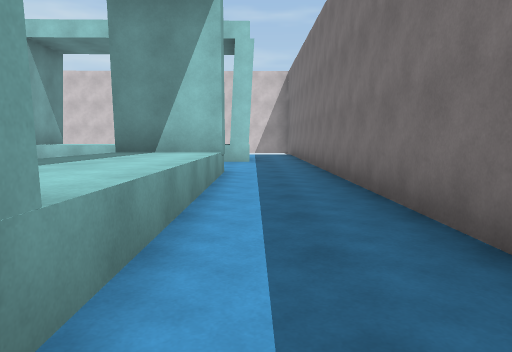
view 1 (above)

17 first-person views from a walk through a 3-D level made in the Unity game engine. The camera is 1.3 m above the floor, tilts 6° down and sees 70° across. The floor is counted in squares, 2 m on a side. Each view is taken from the middle of a square. On the plan, view 1 faces up. The plan holds only what a view shows up to about 11 squares ahead; the rest is blank. Some animated figures are not drawn.

view 2
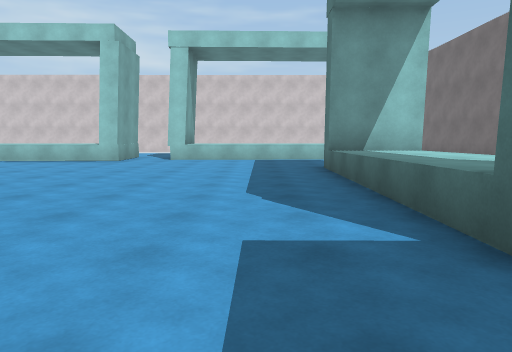

view 3
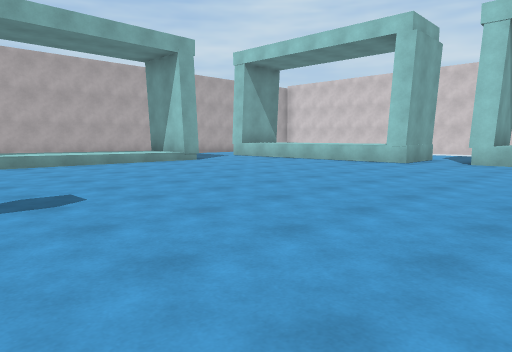

view 4
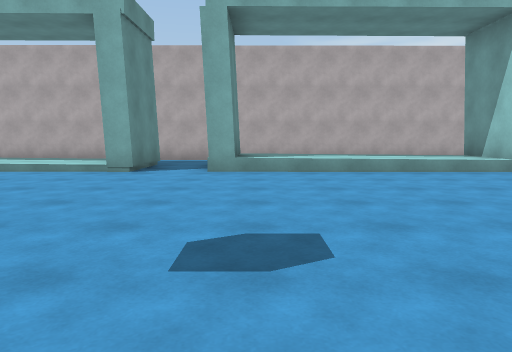

view 5
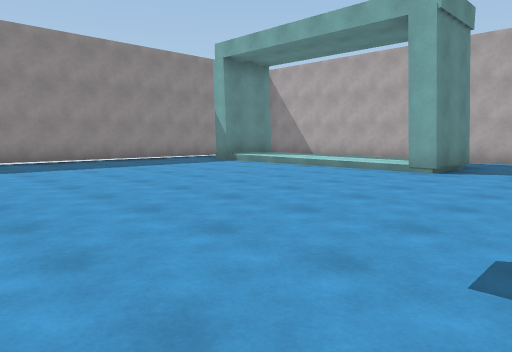

view 6
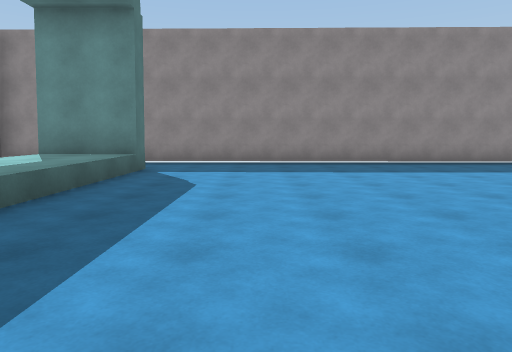

view 7
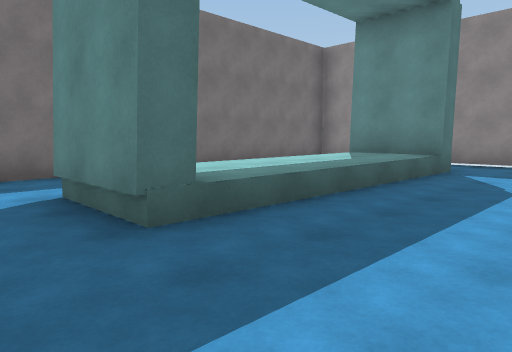

view 8
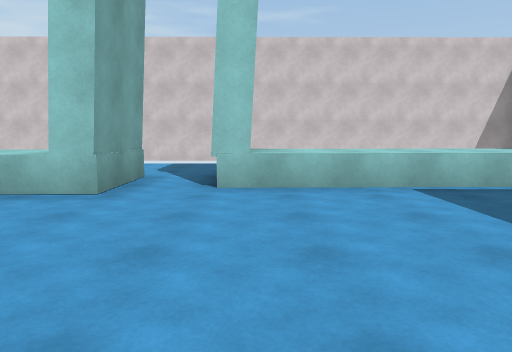

view 9
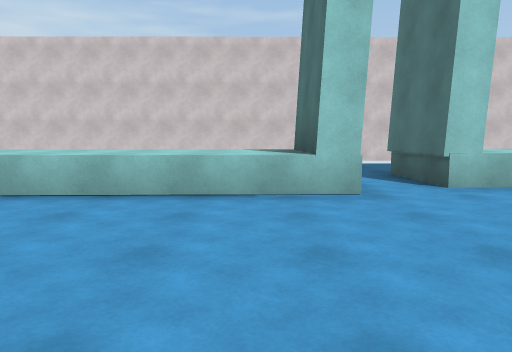

view 10
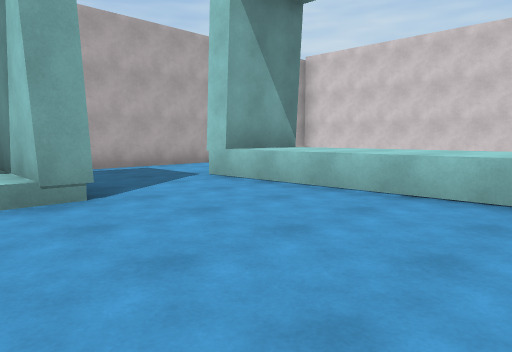

view 11
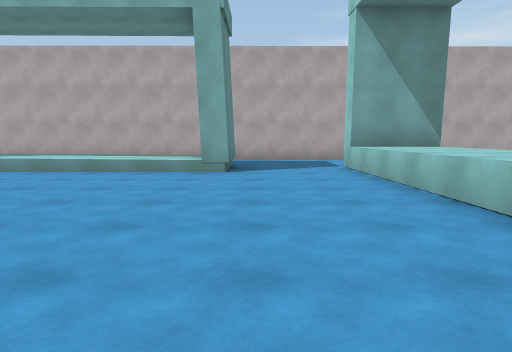

view 12
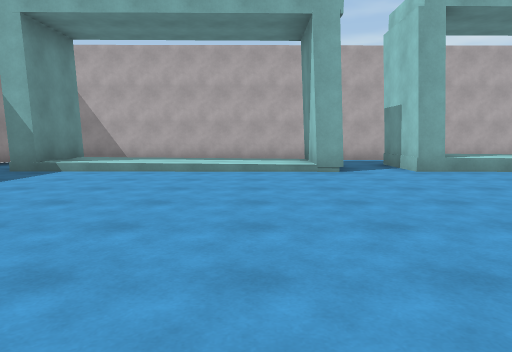

view 13
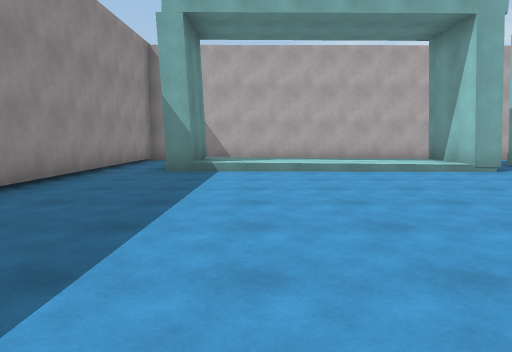

view 14
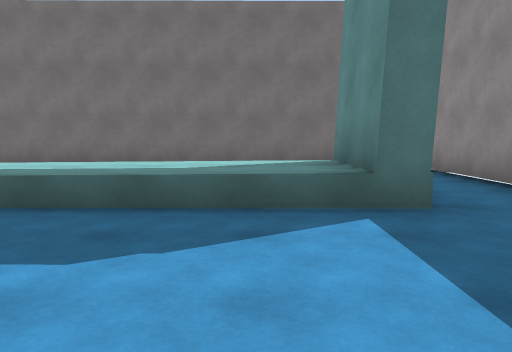

view 15
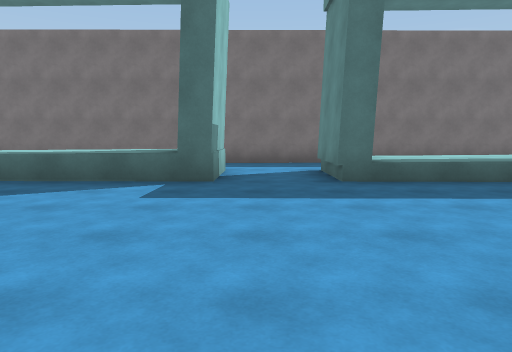

view 16
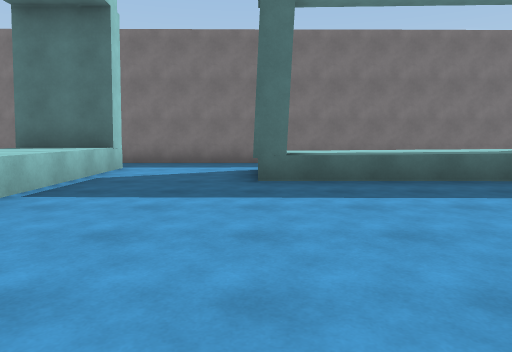

view 17
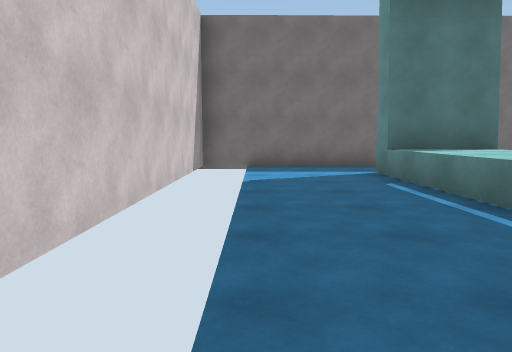

### Floor plan
Key: @ floor where view 1 was taken; # wall or solid block; . main floor; : floor 0.25 m higher than the main floor; + floor 0.5 m higher than the main floor; / step, stairs or slope; ^ raised ledge.
Columns run from 17 left of view 1 to 2 right of it. Each row starts with its distance up from view 1.
 15 ####################
 14 #       ...........#
 13 #        ..........#
 12 #        ..........#
 11 #  ^^^^^^#.^^^^^^..#
 10 #..#^^^^^#.^^^^^^..#
  9 #..#^^^^^^.........#
  8 #..................#
  7 #..............##..#
  6 #./##..........^^..#
  5 # /+/..........^^..#
  4 # /+/..........^^..#
  3 # /+/..........^^..#
  2 # /+/..........^^..#
  1 #./+/..........##..#
  0 #./##............@.#
 -1 #..##..............#
 -2 #./:/..........^^..#
 -3 # /:/..........^^  #
 -4 # /:/..........^^  #
 -5 # /:/..........^^  #
 -6 # /:/..........^^  #
 -7 # /#/..........^^  #
 -8 # ...............  #
 -9 ######............ #
-10      ##############

Positions as (right, up) in squares from view 1, and headings:
1: (0, 0), facing up
2: (-4, -1), facing up
3: (-4, 0), facing up-left
4: (-6, 1), facing left
5: (-6, 1), facing down-left
6: (-5, 0), facing down
7: (-5, 0), facing down-right
8: (-6, 5), facing up
9: (-9, 5), facing up
10: (-9, 5), facing up-left
11: (-6, 7), facing left
12: (-6, -3), facing left
13: (-6, -6), facing left
14: (-6, -6), facing right
15: (-8, 0), facing right
16: (-8, 7), facing right
17: (-7, 14), facing right
